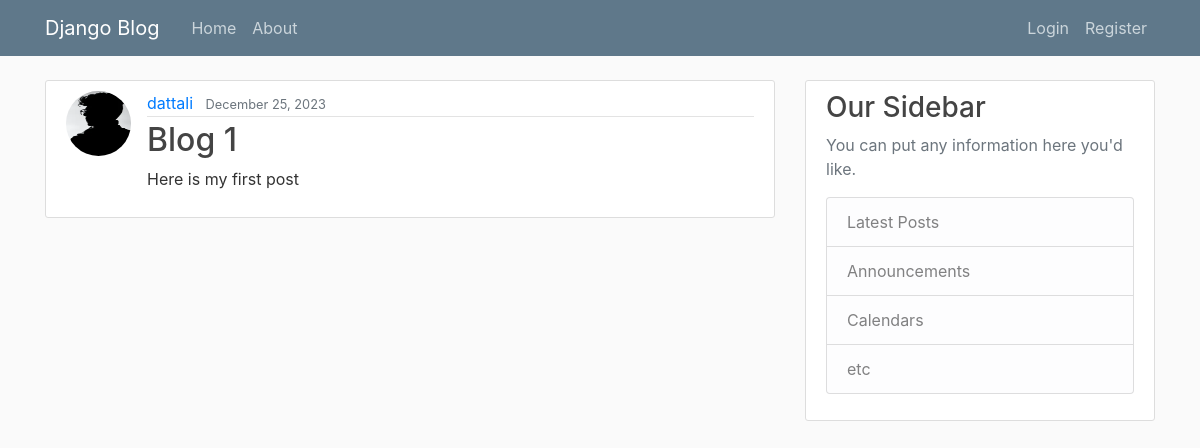
The app's page /, older data.
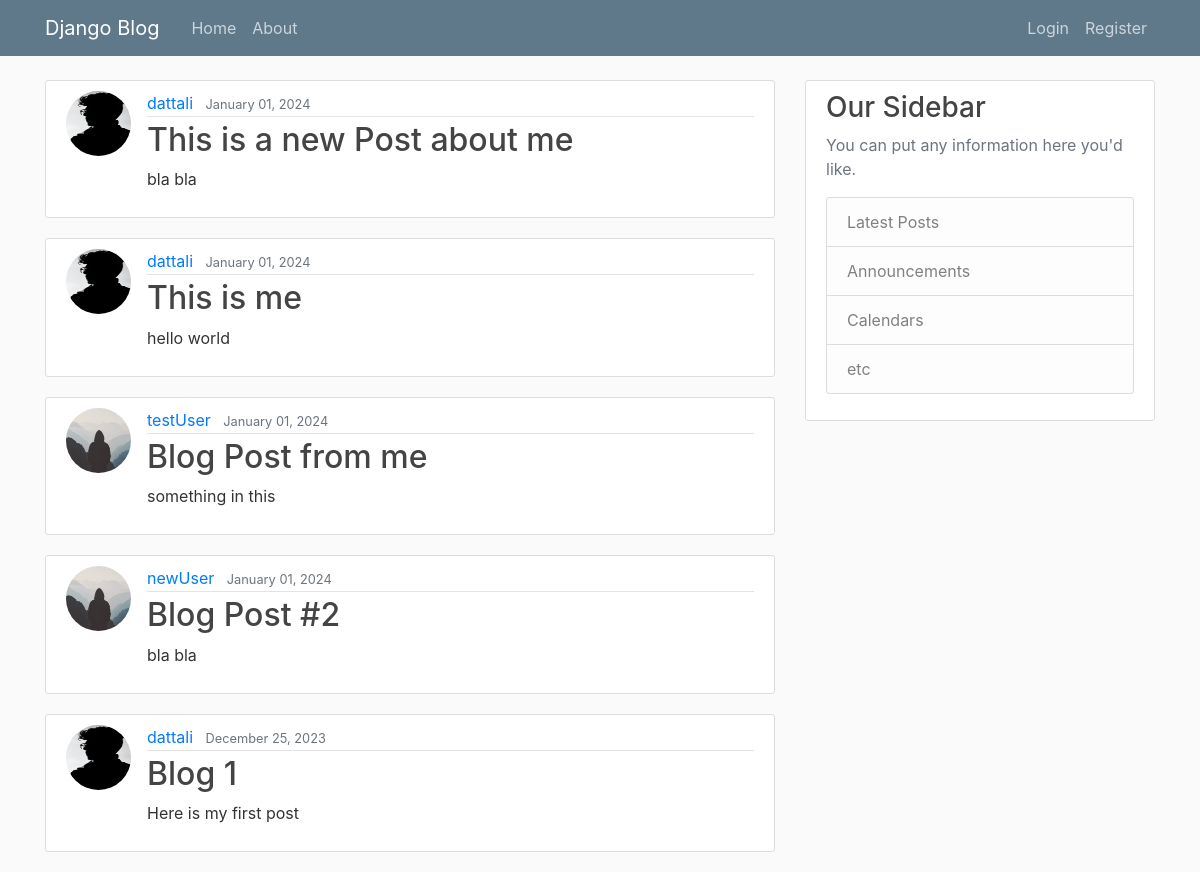
The same page, newer data.
### blog/models.py (models this page shows, shortened)
class Post(models.Model):
    title = models.CharField(max_length=100)
    content = models.TextField()
    date_posted = models.DateTimeField(default=timezone.now)
    author = models.ForeignKey(User, on_delete=models.CASCADE)

### users/models.py (models this page shows, shortened)
class Profile(models.Model):
    user = models.OneToOneField(User, on_delete=models.CASCADE)
    image = models.ImageField(default='default.jpg', upload_to='profile_pics')

### blog/views.py (the view)
# urls.py: path('', PostListView.as_view(), name='blog-home'),
class PostListView(ListView):
    model = Post
    template_name = 'blog/home.html'  # <app>/<mode>_<view_type>.html
    context_object_name = 'posts'
    ordering = ['-date_posted']
    paginate_by = 5

### blog/templates/blog/home.html
{% extends "blog/base.html" %}
{% block content %}
    {% for post in posts %}
        <article class="media content-section">
            <img src="{{ post.author.profile.image.url }}" alt="profile picture" class="rounded-circle article-img">
            <div class="media-body">
                <div class="article-metadata">
                    <a class="mr-2" href="#">{{ post.author }}</a>
                    <small class="text-muted">{{ post.date_posted|date:"F d, Y" }}</small>
                </div>
                <h2><a class="article-title" href="{% url "post-detail" post.id %}">{{ post.title }}</a></h2>
                <p class="article-content">{{ post.content }}</p>
            </div>
        </article>
    {% endfor %}
{% endblock %}

### blog/templates/blog/base.html (shortened to what this page needs)
{% load static %}
<!doctype html>
<html lang="en">
<head>
    <link rel="stylesheet" href="https://maxcdn.bootstrapcdn.com/bootstrap/4.0.0/css/bootstrap.min.css"
>
    <link rel="stylesheet" href="{% static "blog/main.css" %}">
</head>
<body>
<header class="site-header">
    <nav class="navbar navbar-expand-md navbar-dark bg-steel fixed-top">
        <div class="container">
            <a class="navbar-brand mr-4" href="{% url "blog-home" %}">Django Blog</a>
            <div class="collapse navbar-collapse" id="navbarToggle">
                <div class="navbar-nav mr-auto">
                    <a class="nav-item nav-link" href="{% url "blog-home" %}">Home</a>
                    <a class="nav-item nav-link" href="{% url "blog-about" %}">About</a>
                </div>
                {% if user.is_authenticated %}
                    <div class="navbar-nav">
                    <a class="nav-item nav-link" href="{% url "post-create" %}">New Post</a>
                        <a class="nav-item nav-link" href="{% url "profile" %}">Profile</a>
                        <form method="post" action="{% url 'logout' %}">
                            {% csrf_token %}
                            <button class="btn btn-link nav-item nav-link" type="submit">Logout</button>
                        </form>
                    </div>
                {% else %}
                    <div class="navbar-nav">
                        <a class="nav-item nav-link" href="{% url "login" %}">Login</a>
                        <a class="nav-item nav-link" href="{% url "register" %}">Register</a>
                    </div>
                {% endif %}
            </div>
        </div>
    </nav>
</header>
<main role="main" class="container">
    <div class="row">
        <div class="col-md-8">
            {% block content %}{% endblock %}
        </div>
        <div class="col-md-4">
            <div class="content-section">
                <h3>Our Sidebar</h3>
                <p class='text-muted'>You can put any information here you'd like.
                <ul class="list-group">
                    <li class="list-group-item list-group-item-light">Latest Posts</li>
                    <li class="list-group-item list-group-item-light">Announcements</li>
                    <li class="list-group-item list-group-item-light">Calendars</li>
                    <li class="list-group-item list-group-item-light">etc</li>
                </ul>
                </p>
            </div>
        </div>
    </div>
</main>
</body>
</body>
</html>

### blog/static/blog/main.css (style rules this page uses)
body { background: #fafafa; color: #333333; margin-top: 5rem; }
h1, h2, h3, h4, h5, h6 { color: #444444; }
a { text-decoration: none; }
ul { margin: 0; }
.bg-steel { background-color: #5f788a; }
.site-header .navbar-nav .nav-link { color: #cbd5db; }
.content-section { background: #ffffff; padding: 10px 20px; border: 1px solid #dddddd; border-radius: 3px; margin-bottom: 20px; }
.article-title { color: #444444; }
.article-content { white-space: pre-line; }
.article-img { height: 65px; width: 65px; margin-right: 16px; }
.article-metadata { padding-bottom: 1px; margin-bottom: 4px; border-bottom: 1px solid #e3e3e3 }

Row changes from the older to the newer data that the page shows:
added Post: author.profile.image (picture), author "dattali", date_posted "January 01, 2024", title "This is a new Post about me", content "bla bla"
added Post: author.profile.image (picture), author "dattali", date_posted "January 01, 2024", title "This is me", content "hello world"
added Post: author.profile.image (placeholder picture), author "testUser", date_posted "January 01, 2024", title "Blog Post from me", content "something in this"
added Post: author.profile.image (placeholder picture), author "newUser", date_posted "January 01, 2024", title "Blog Post #2", content "bla bla"
